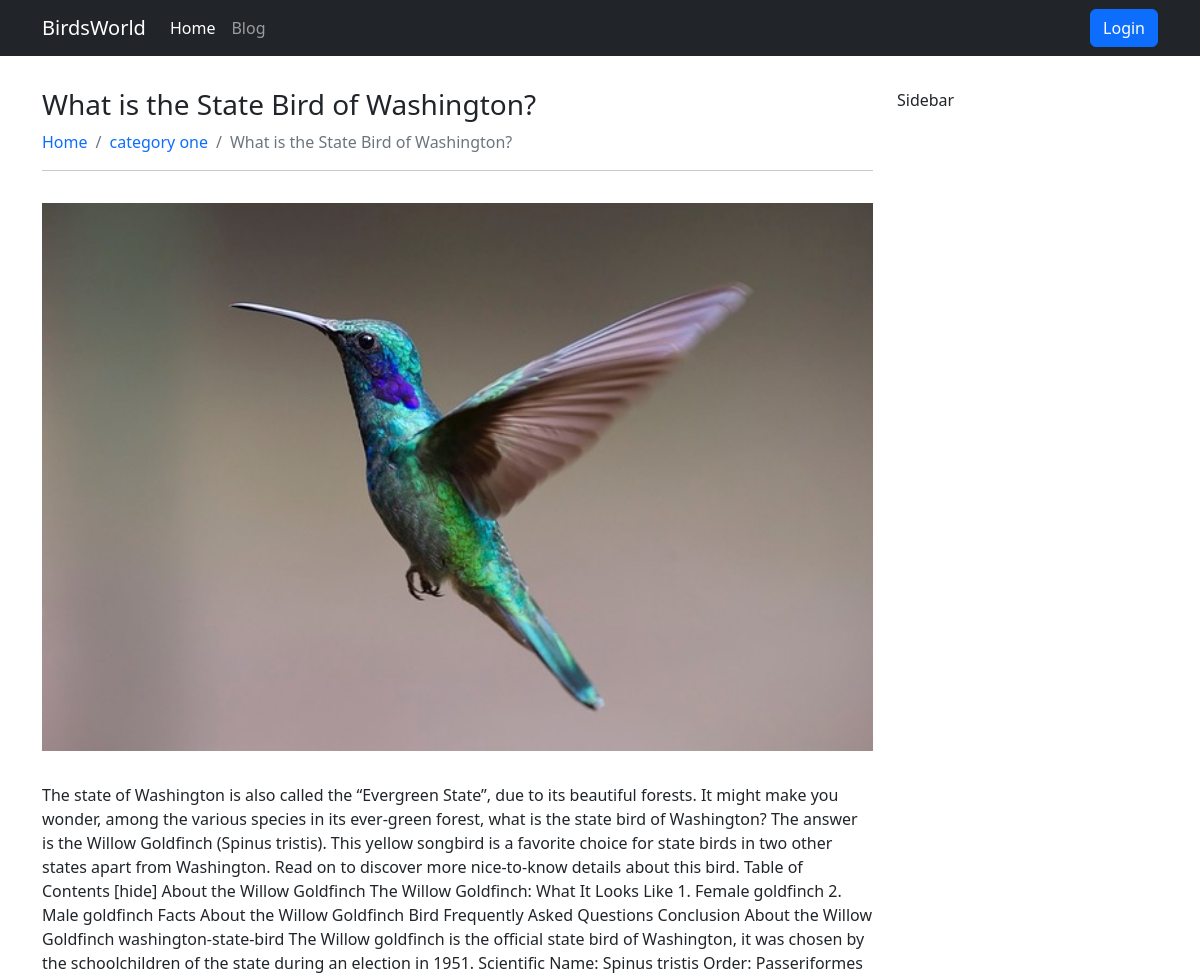
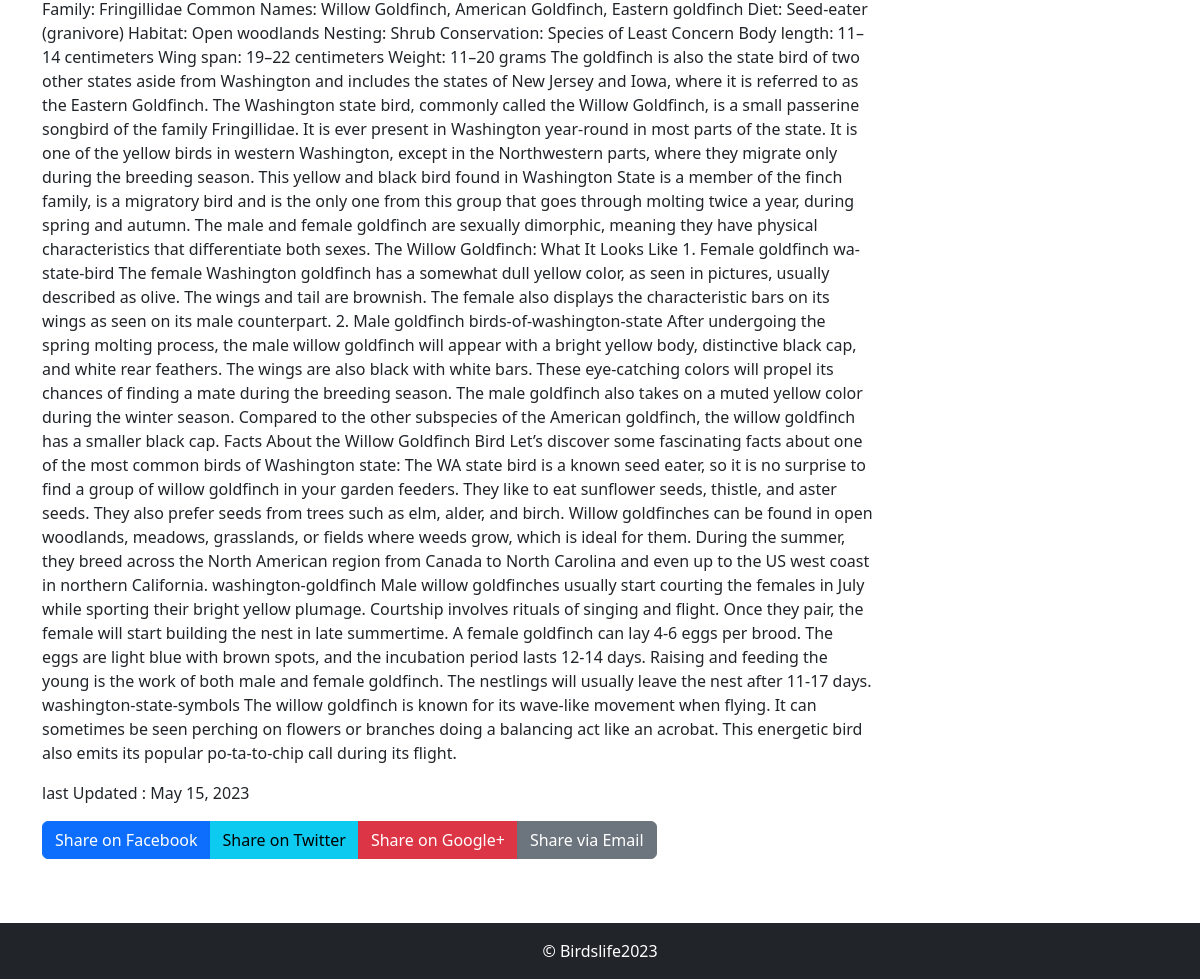
Page /what-is-the-state-bird-of-washington on the committed database (2 pictures, top to bottom).
### blog/models.py (models this page shows, shortened)
class BlogPost(models.Model):
    STATUS = [
        ('draft','Draft'),
        ('published', 'Published')
    ]
    title = models.CharField(max_length = 200)
    featured = models.ImageField(upload_to='blogs/', blank=True, null=True)
    slug = models.SlugField(unique= True,blank=True,null=True )
    content = models.TextField()
    created = models.DateTimeField(auto_now_add=True)
    updated = models.DateField(auto_now=True)
    Category = models.ForeignKey(Category, on_delete=models.CASCADE )
    status = models.CharField(max_length = 10, choices = STATUS, default = 'draft')
    meta_title =models.CharField(max_length=200, blank= True, null= True)
    meta_description = models.TextField(blank=True, null=True)
    class Meta:
        verbose_name_plural = "All Posts"

class Category(models.Model):
    title = models.CharField(max_length = 200)
    slug = models.SlugField(unique= True,blank=True,null=True )
    class Meta:
        verbose_name_plural = "categories"

### blog/views.py (the view)
# urls.py: path('<slug:slug>', views.single_post, name = 'single_post')
def single_post(request, slug):
    post = get_object_or_404(BlogPost, slug= slug)
    template_name = 'Blog/single.html'
    context ={'post': post}
    return render(request, template_name, context)

### templates/Blog/single.html (shortened to what this page needs)
{% extends 'base.html' %}
{% block content  %}
<div class="container my-3">
    <div class="row py-3">
        <div class="col-md-9">
            <h1 class="h3">
                {{post.title}}
            </h1>
              <nav aria-label="breadcrumb">
                <ol class="breadcrumb">
                  <li class="breadcrumb-item"><a class="text-decoration-none" href="{% url 'home' %}">Home</a></li>
                  <li class="breadcrumb-item"><a class="text-decoration-none" href="#">{{post.Category.title}}</a></li>
                  <li class="breadcrumb-item active" aria-current="page">{{post.title}}</li>
                </ol>
              </nav>
              <hr>
              <div class="py-3">
                <img src="{{post.featured.url}}" class="card-img-top" alt="...">
              </div>
              <div class="my-3">
                {{post.content}}
              </div>
              <div>
                last Updated : {{post.updated}}
              </div>
              <div class="btn-group py-3" role="group" aria-label="Share buttons">
                <a href="https://www.facebook.com/sharer/sharer.php?u={{ request.build_absolute_uri }}" class="btn btn-primary">
                   Share on Facebook
                </a>
                <a href="https://twitter.com/intent/tweet?url={{ request.build_absolute_uri }}&text={{ post.title }}" class="btn btn-info">
                   Share on Twitter
                </a>
                <a href="https://plus.google.com/share?url={{ request.build_absolute_uri }}" class="btn btn-danger">
                   Share on Google+
                </a>
                <a href="mailto:?subject={{ post.title }}&amp;body={{ request.build_absolute_uri }}" class="btn btn-secondary">
                   Share via Email
                </a>
              </div>
        </div>
        <div class="col-md-3">
            Sidebar
        </div>
    </div>
</div>
{% endblock content  %}

### rows in the picture
BlogPost: title "What is the State Bird of Washington?", Category "category one", featured (picture), content "The state of Washington is also called the “Evergreen State”, due to its beautiful forests. It might make you wonder, among the various species in its ever-green forest, what is the state bird of Washington? The answer is the Willow Goldfinch (Spinus tristis). This yellow songbird is a favorite choice for state birds in two other states apart from Washington. Read on to discover more nice-to-know details about this bird. Table of Contents [hide] About the Willow Goldfinch The Willow Goldfinch: What It Looks Like 1. Female goldfinch 2. Male goldfinch Facts About the Willow Goldfinch Bird Frequently Asked Questions Conclusion About the Willow Goldfinch washington-state-bird The Willow…", updated "May 15, 2023"
